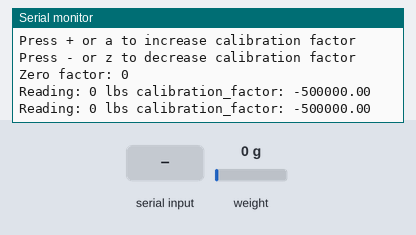
A sketch run on a simulated Arduino Uno, built with avr-gcc and run on an emulated ATmega328P. Shown: the last lines printed to the serial monitor. The test bench sets the inputs (shaded band); at power-on: weight on the scale 0 g.

Above: at 3.3 s.
3.4 s: weight on the scale set to 100 g
At 3.8 s:
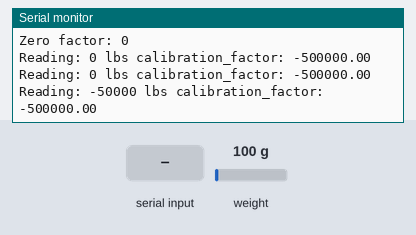
4.9 s: "+" received over Serial
At 6.2 s:
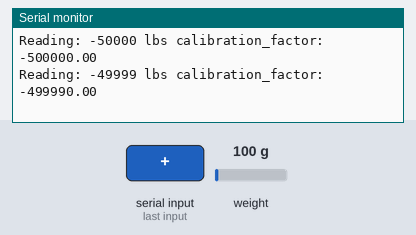
6.4 s: "a" received over Serial
At 7.4 s:
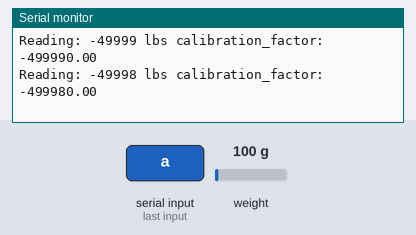
7.9 s: weight on the scale set to 1250 g
At 8.6 s:
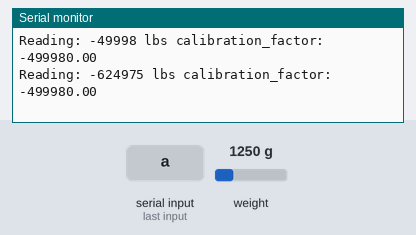
Timing chart, 0 to 10.4 s (numbered marks = the images above; inputs shaded):
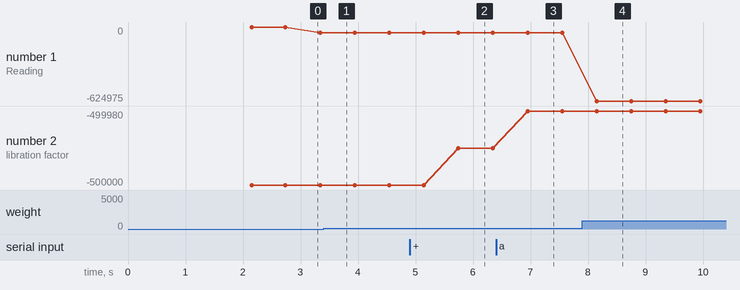

Measured:
- after the input at 4.9 s, the serial monitor: prints a new line after 0.85 s (image 2)
- after the input at 6.4 s, the serial monitor: prints a new line after 0.55 s (image 3)
- after the input at 7.9 s, the serial monitor: prints a new line after 0.25 s (image 4)
- plotted number 1: -50000 → -49999 after the input at 4.9 s, -49999 → -49998 after the input at 6.4 s, -49998 → -624975 after the input at 7.9 s
- plotted number 2: -500000 → -499990 after the input at 4.9 s, -499990 → -499980 after the input at 6.4 s

The sketch:

SparkFun_HX711_Calibration.ino
```cpp
// (licence header left out)
#include "HX711.h" //This library can be obtained here http://librarymanager/All#Avia_HX711

#define LOADCELL_DOUT_PIN A5
#define LOADCELL_SCK_PIN  A4

HX711 scale;

float calibration_factor =  -500000; //-7050 worked for my 440lb max scale setup
long zero_factor;

void setup() {
  Serial.begin(9600);
  Serial.println("HX711 calibration sketch");
  Serial.println("Remove all weight from scale");
  Serial.println("After readings begin, place known weight on scale");
  Serial.println("Press + or a to increase calibration factor");
  Serial.println("Press - or z to decrease calibration factor");

  scale.begin(LOADCELL_DOUT_PIN, LOADCELL_SCK_PIN);
  scale.set_scale();
  scale.tare();	//Reset the scale to 0

  zero_factor = scale.read_average(); //Get a baseline reading
  Serial.print("Zero factor: "); //This can be used to remove the need to tare the scale. Useful in permanent scale projects.
  Serial.println(zero_factor);

}

void loop() {

  long reading = 0;
  scale.set_scale(calibration_factor); //Adjust to this calibration factor

  Serial.print("Reading: ");
  reading = scale.read()-zero_factor;
  //Serial.print(scale.get_units(), 1);
  Serial.print(reading );
  Serial.print(" lbs"); //Change this to kg and re-adjust the calibration factor if you follow SI units like a sane person
  Serial.print(" calibration_factor: ");
  Serial.print(calibration_factor);
  Serial.println();

  if(Serial.available())
  {
    char temp = Serial.read();
    if(temp == '+' || temp == 'a')
      calibration_factor += 10;
    else if(temp == '-' || temp == 'z')
      calibration_factor -= 10;
  }
  delay(500);
}
```
